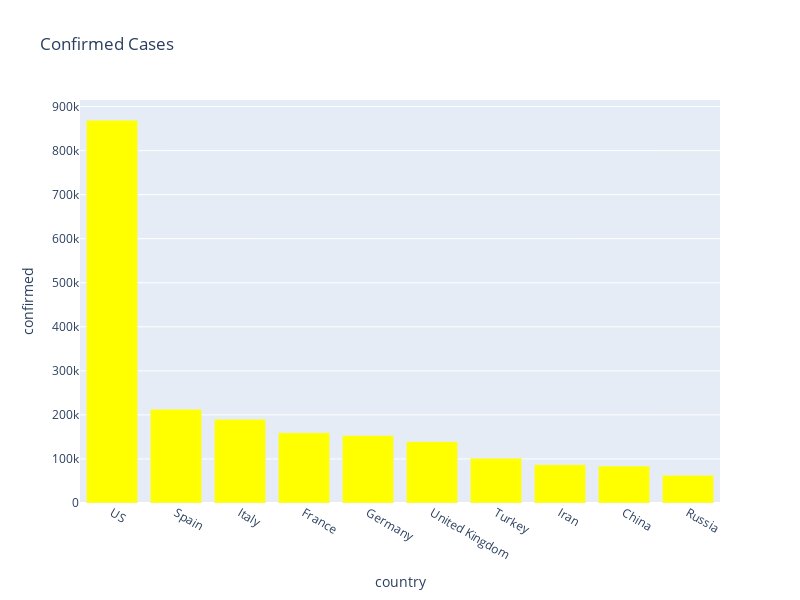

Notebook code for this chart:
### Markdown cell above
## <font color="yellow"> Graph For Confirmed Cases </font>

### Code cell
px.bar(
    sorted_country_df.head(10),
    x = "country",
    y = "confirmed",
    title= "Confirmed Cases",
    color_discrete_sequence=["yellow"], 
    height=600,
    width=800,
)

### Figure 1 — Plotly figure (JSON) as saved in the notebook; plotly's stock layout.template omitted (floating-point values rounded to 4 significant figures)
{"data": [{"alignmentgroup": "True", "hovertemplate": "country=%{x}<br>confirmed=%{y}<extra></extra>", "legendgroup": "", "marker": {"color": "yellow"}, "name": "", "offsetgroup": "", "orientation": "v", "showlegend": false, "textposition": "auto", "type": "bar", "x": ["US", "Spain", "Italy", "France", "Germany", "United Kingdom", "Turkey", "Iran", "China", "Russia"], "xaxis": "x", "y": [869172, 213024, 189973, 159467, 153129, 139246, 101790, 87026, 83884, 62773], "yaxis": "y"}], "layout": {"barmode": "relative", "height": 600, "legend": {"tracegroupgap": 0}, "title": {"text": "Confirmed Cases"}, "width": 800, "xaxis": {"anchor": "y", "domain": [0, 1], "title": {"text": "country"}}, "yaxis": {"anchor": "x", "domain": [0, 1], "title": {"text": "confirmed"}}}}
